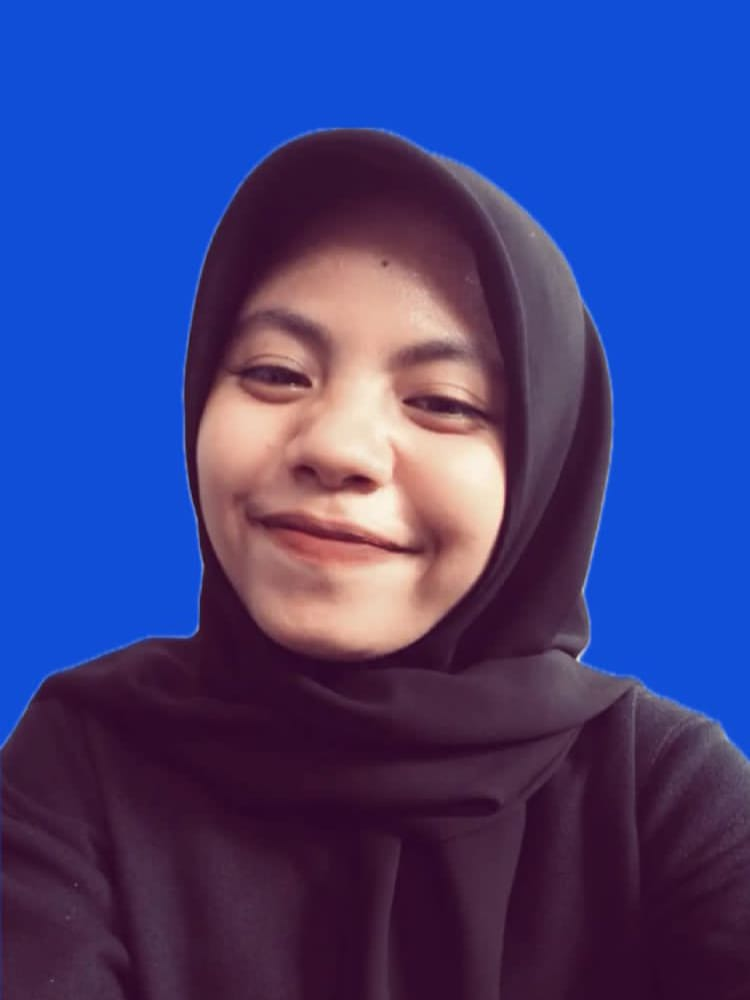
#> input picture Nilam2.jpg, 750 x 1000 px, found by its file name
$ jupyter execute TugasBackgroundNilam.ipynb
#> lines starting #> are read from the running program, lines starting #| are printed output that depends on the picture; after the words box and inside, x2 and y2 are one past the last pixel; in counts of white or black regions, pixels touching at a corner belong together
[cell 1]
import cv2
import numpy as np

# Cek versi OpenCV
print(f"OpenCV version: {cv2.__version__}")

# Load gambar
image = cv2.imread(r"C:\aplikasi_ml\myenv\Scripts\Nilam2.jpg")
#> image is the input picture: shape (1000, 750, 3); mean B, G, R 131.7, 64.5, 61

if image is None:
    print("Gambar tidak ditemukan. Periksa jalur file.")
else:
    # Ubah gambar ke ruang warna HSV untuk memudahkan deteksi warna biru
    hsv = cv2.cvtColor(image, cv2.COLOR_BGR2HSV)
#> hsv: shape (1000, 750, 3); mean H, S, V 122.7, 175.3, 142.9

    # Rentang untuk deteksi warna biru dalam ruang warna HSV
    lower_blue = np.array([100, 150, 0])   # Rentang bawah untuk biru
    upper_blue = np.array([140, 255, 255])  # Rentang atas untuk biru

    # Buat mask untuk warna biru
    blue_mask = cv2.inRange(hsv, lower_blue, upper_blue)
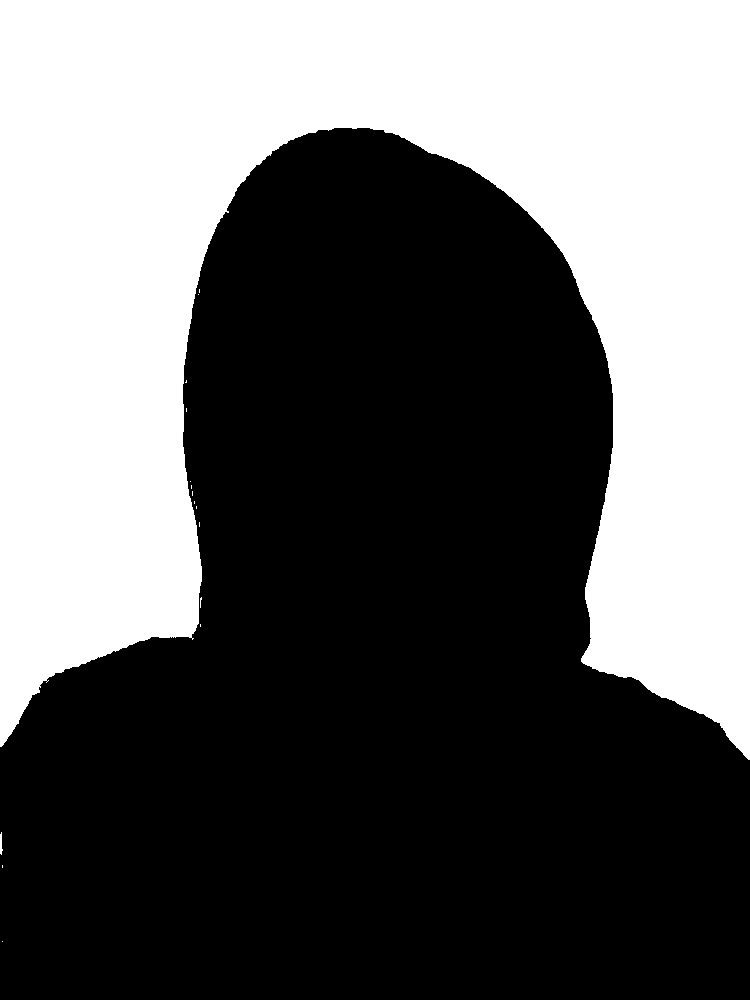
#> blue_mask: shape (1000, 750); 41.1% white; 16 white regions (14 under 20 px), largest, box (x1, y1, x2, y2) and area: (0, 0, 750, 760) 307811, (0, 832, 3, 855) 45

    # Buat latar belakang merah (warna merah dalam format BGR)
    red_background = np.full_like(image, (0, 0, 255))  # Warna merah dalam format BGR

    # Mask untuk objek yang bukan latar belakang biru (foreground)
    non_blue_mask = cv2.bitwise_not(blue_mask)

    # Gabungkan gambar dengan latar belakang merah hanya pada area biru (background)
    background_part = cv2.bitwise_and(red_background, red_background, mask=blue_mask)  # Latar belakang merah
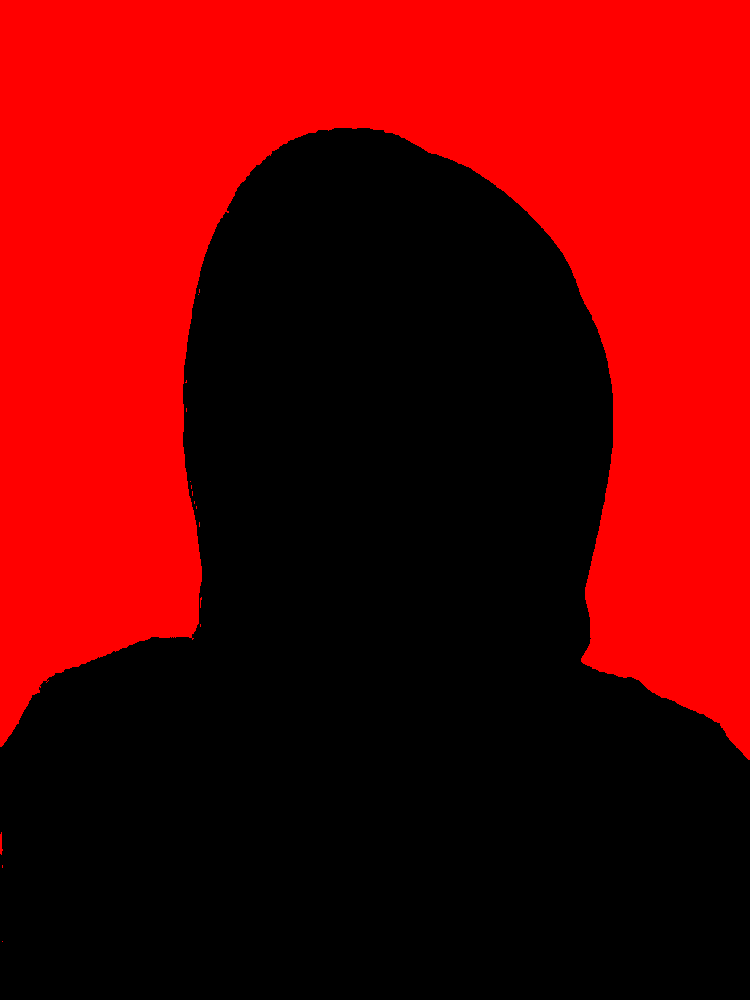
#> background_part: shape (1000, 750, 3); mean of channels 0, 1, 2 0, 0, 104.7; drawn as B, G, R
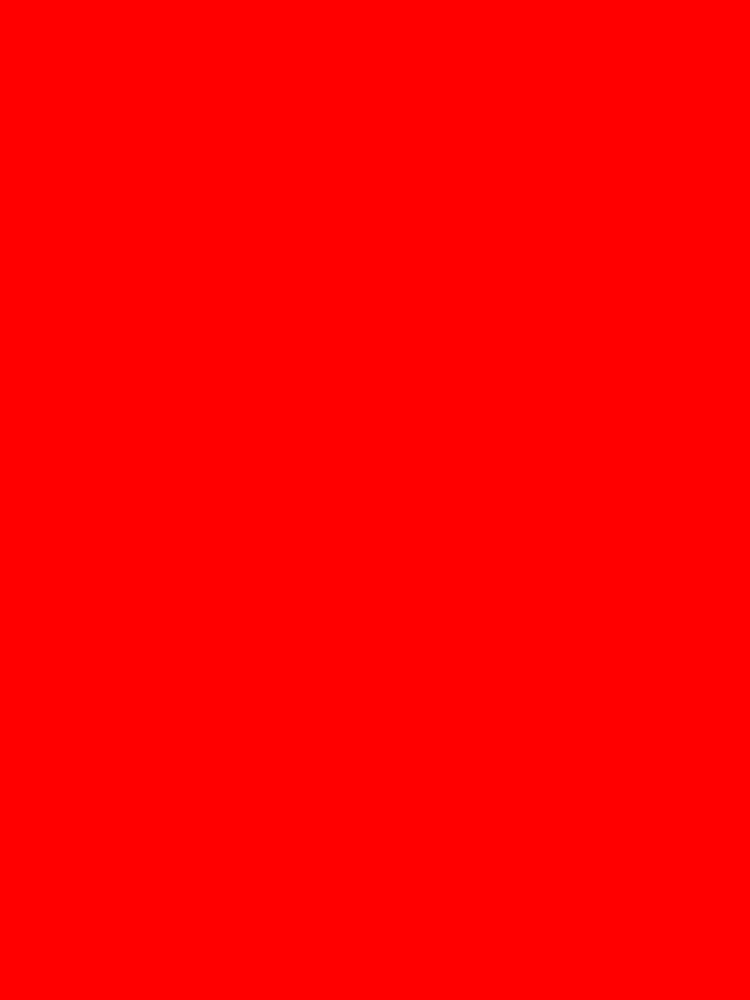
#> red_background: shape (1000, 750, 3); mean of channels 0, 1, 2 0, 0, 255; drawn as B, G, R
    foreground_part = cv2.bitwise_and(image, image, mask=non_blue_mask)  # Gambar asli untuk objek
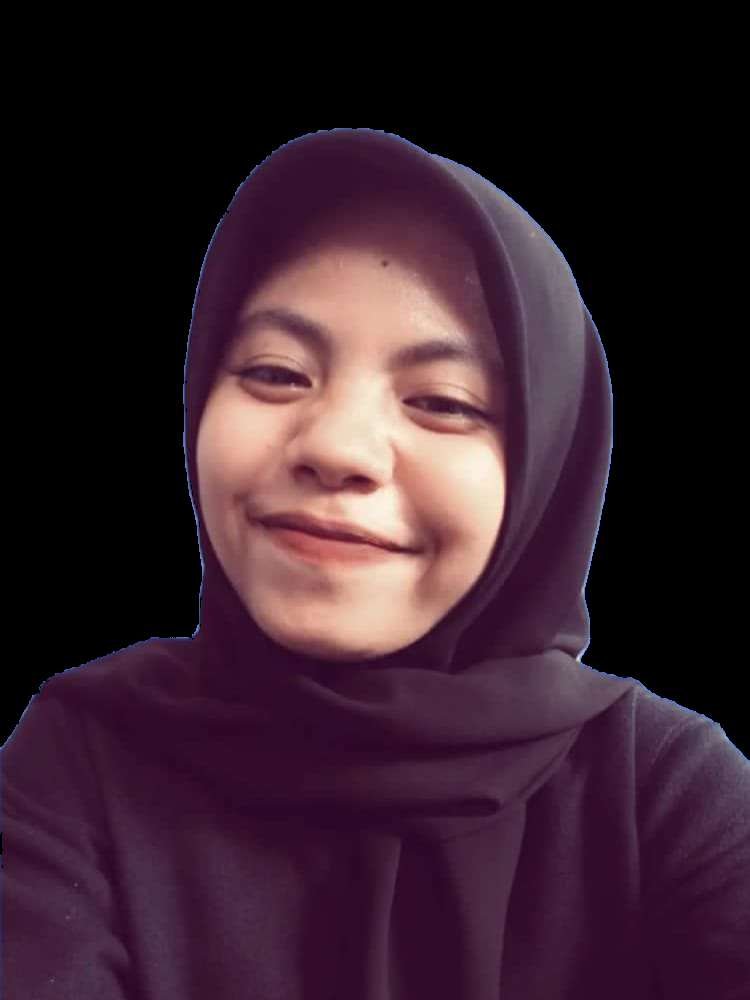
#> foreground_part: shape (1000, 750, 3); mean B, G, R 43.5, 32.3, 54.2

    # Gabungkan latar belakang merah dengan objek yang tidak terpengaruh
    result = cv2.add(foreground_part, background_part)
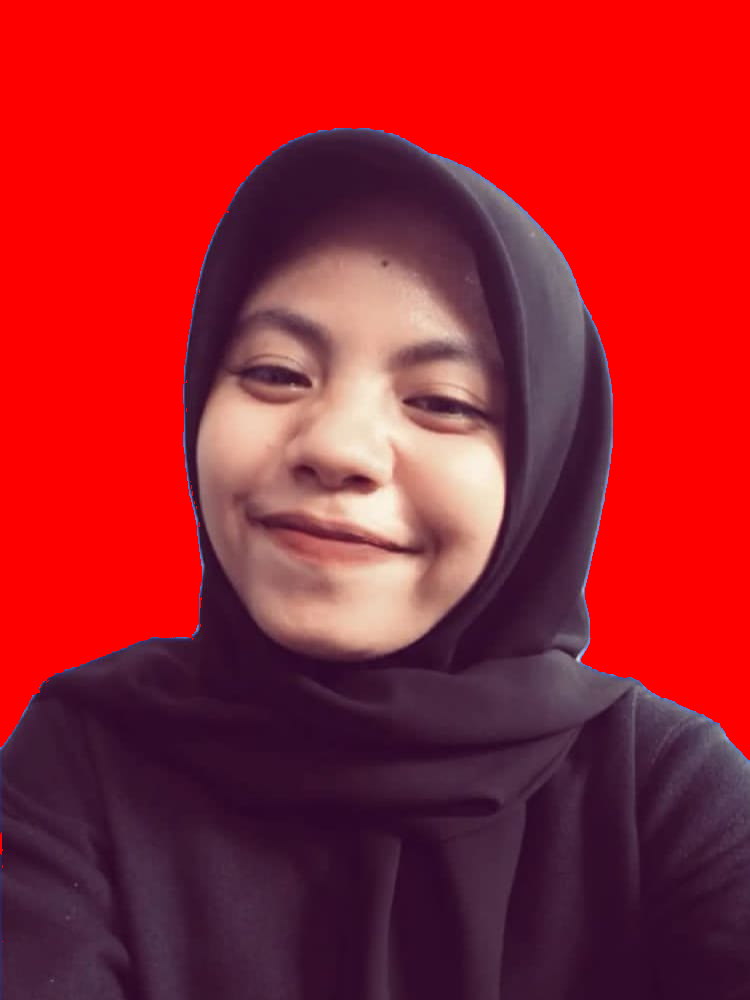
#> result: shape (1000, 750, 3); mean B, G, R 43.5, 32.3, 158.9

    # Tampilkan hasil tanpa resizing (ukuran asli)
    cv2.imshow("Gambar dengan Latar Belakang Merah (Ukuran Normal)", result)
    cv2.waitKey(0)
    cv2.destroyAllWindows()
